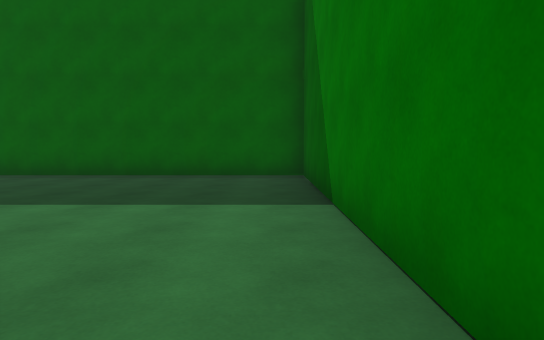
[1] (above)

23 first-person views from a walk through a Unity game level. The camera is 1.3 m above the floor, tilts 4° down and sees 75° across. The floor is counted in squares, 2 m on a side. Each view is taken from the middle of a square. On the plan, view 1 faces up. The plan holds only what a view shows up to about 10 squares ahead; the rest is blank. The player character is not drawn.

[2]
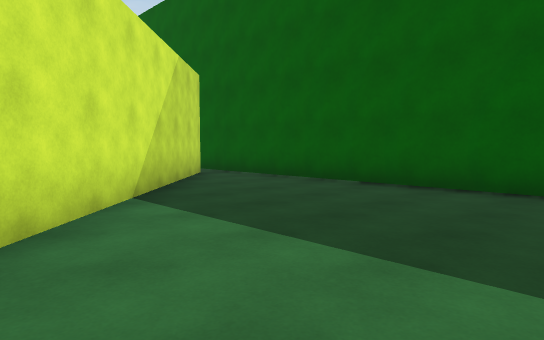

[3]
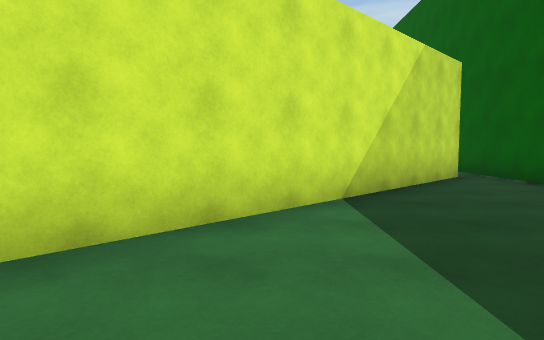

[4]
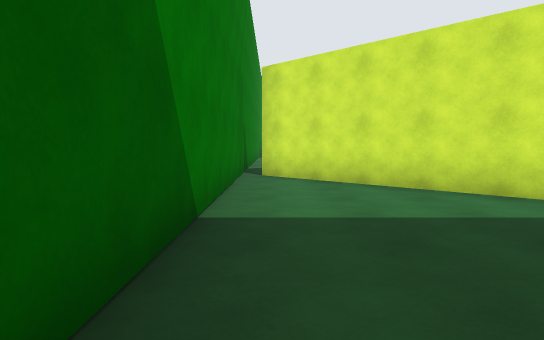

[5]
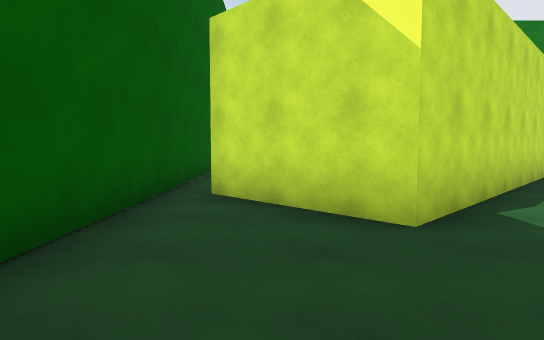

[6]
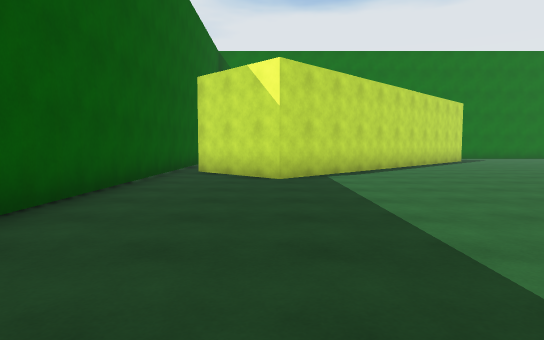

[7]
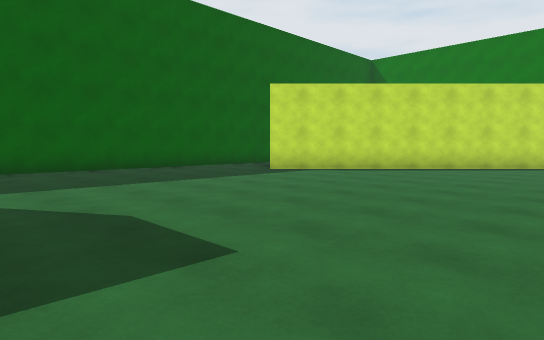

[8]
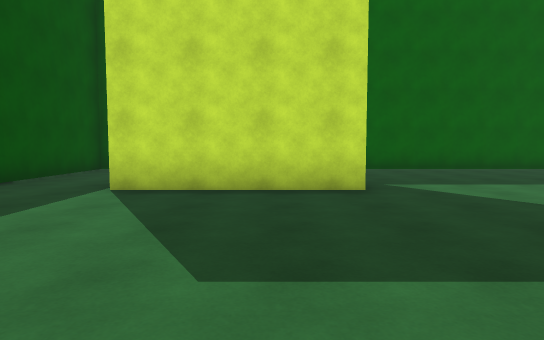

[9]
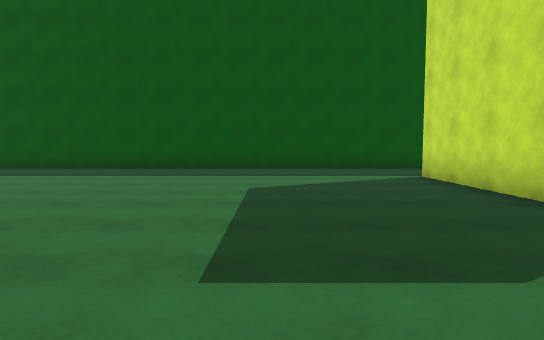

[10]
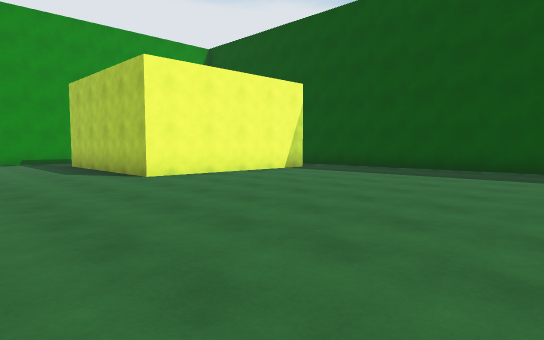

[11]
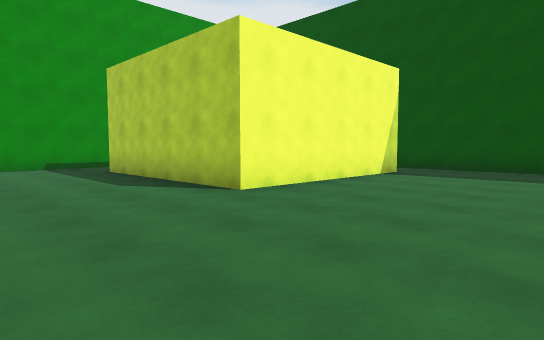

[12]
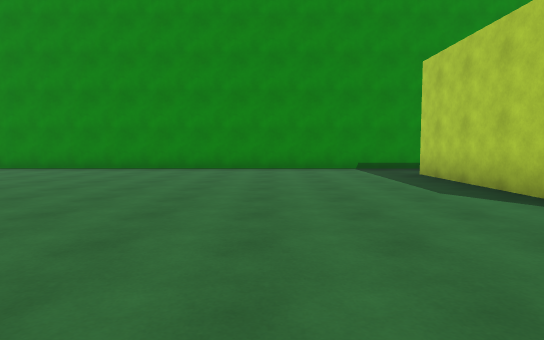

[13]
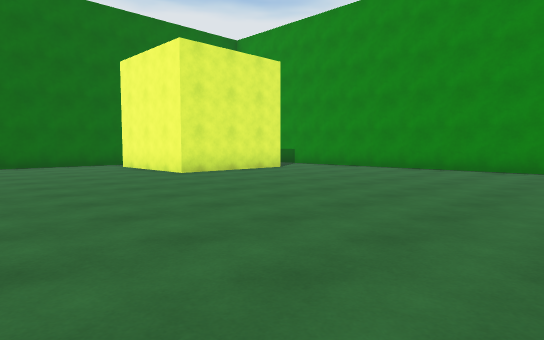

[14]
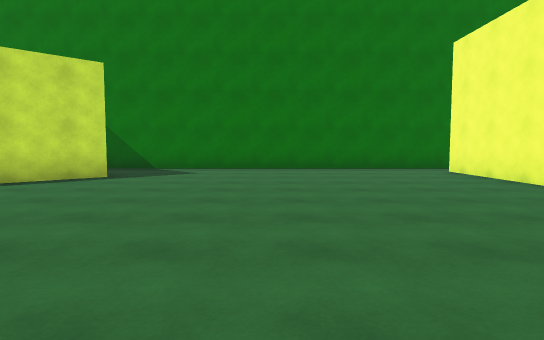

[15]
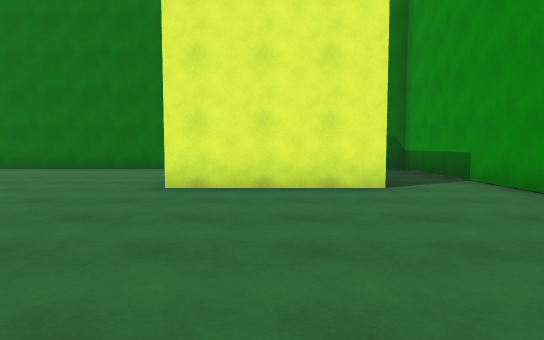

[16]
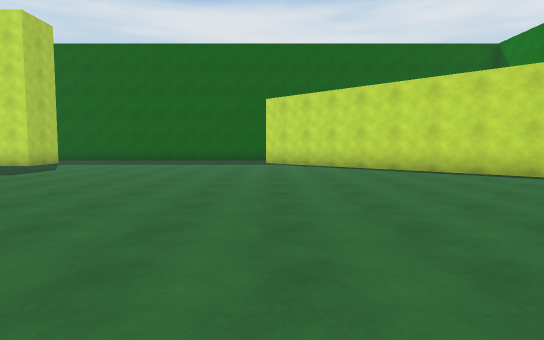

[17]
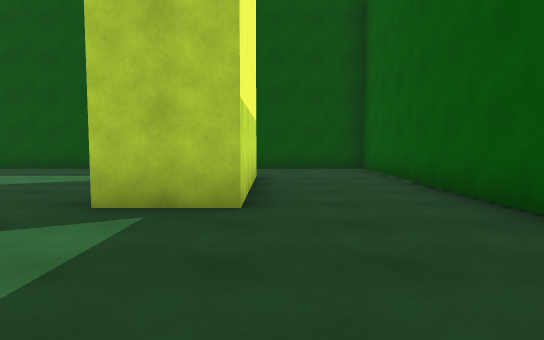

[18]
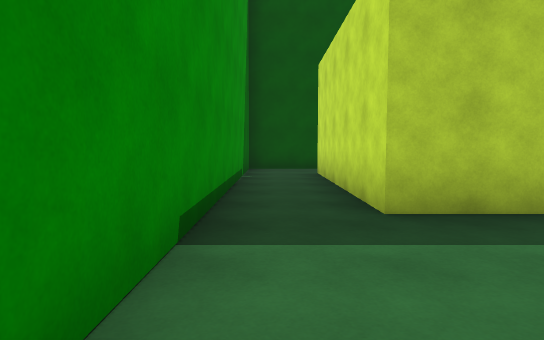

[19]
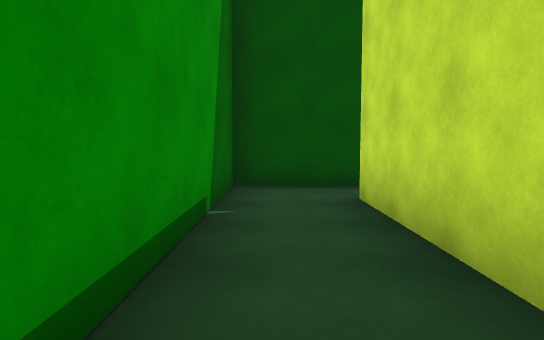

[20]
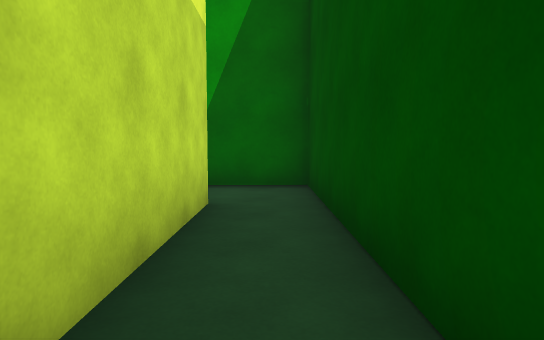

[21]
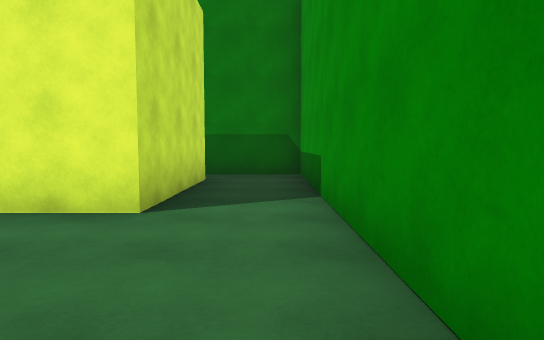

[22]
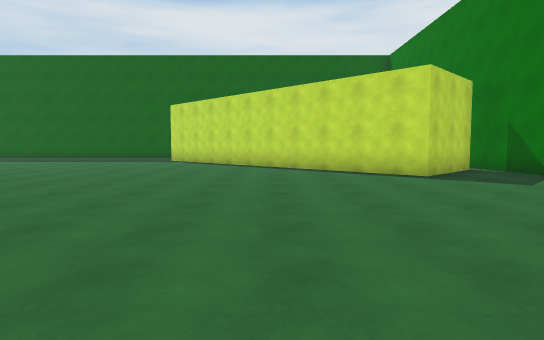

[23]
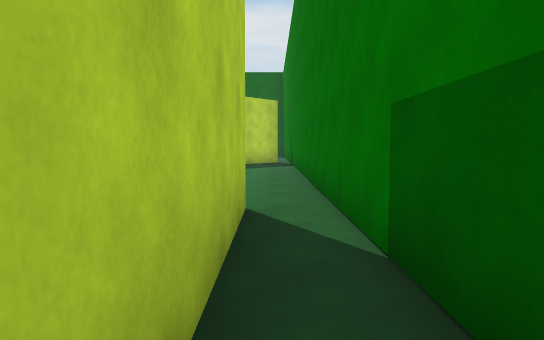

### Floor plan
Ten units are one square. View 1 is at (0, 0); x grows to the right and y downward. Boxes are objects, and circles mark ways between rooms. Rooms are numbered by the first view taken in them; rooms with no view inside come last. Other rooms are left out.
<svg viewBox="-231 -80 243 241">
<path fill="none" stroke="#000" d="M-73 -68 2 7M7 9 7 -75 -85 -75M-36 104 -3 104 -3 137 -36 137 -36 104M-214 90 -163 90 -163 139 -213 139M-204 -47 -166 -47 -166 -31 -204 -31M2 7 -17 26 -92 -49 -73 -68M-85 -75 -226 -75 -226 84M-216 156 7 156 7 9M-213 139 -213 109M-226 84 -226 156 -216 156"/>
<circle cx="-90" cy="-70" r="3" fill="#2a7"/>
<circle cx="-220" cy="150" r="3" fill="#2a7"/>
<circle cx="-220" cy="90" r="3" fill="#2a7"/>
<text x="-20" y="-50">1</text>
<text x="-120" y="50">2</text>
<text x="-220" y="120">3</text>
</svg>
Room 1 opens to room 2. Room 2 opens to room 3.

Where each view was taken, in squares from view 1:
view 1: 0 up, 0 right, facing up
view 2: 2 up, 0 right, facing up-left
view 3: 3 up, 0 right, facing left
view 4: 7 up, 0 right, facing down
view 5: 6 up, 12 left, facing right
view 6: 5 up, 16 left, facing right
view 7: 2 down, 16 left, facing up-right
view 8: 2 down, 18 left, facing up
view 9: 0 up, 13 left, facing left
view 10: 2 down, 13 left, facing down-left
view 11: 5 down, 13 left, facing down-left
view 12: 6 down, 13 left, facing down
view 13: 6 down, 11 left, facing down-right
view 14: 6 down, 9 left, facing right
view 15: 12 down, 9 left, facing right
view 16: 8 down, 9 left, facing up
view 17: 5 up, 13 left, facing left
view 18: 15 down, 13 left, facing left
view 19: 15 down, 17 left, facing left
view 20: 10 down, 22 left, facing down
view 21: 15 down, 7 left, facing right
view 22: 10 down, 5 left, facing up
view 23: 14 down, 0 right, facing up
